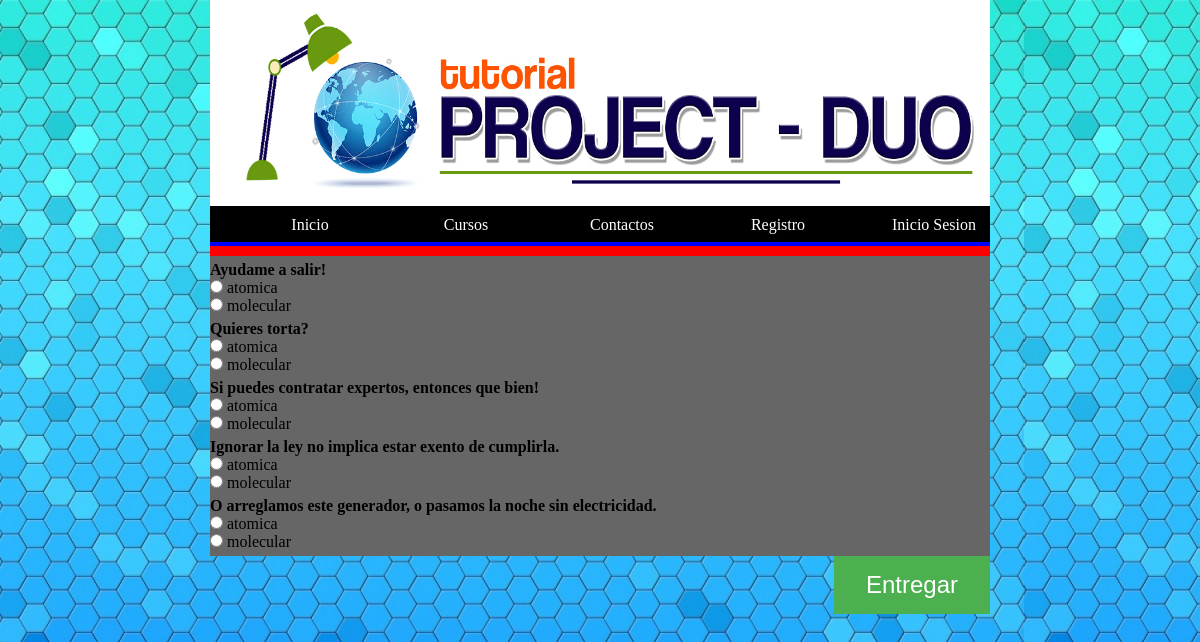
/evaluacion.php?id=1, run on the app's committed database.
### tables this page shows
CREATE TABLE IF NOT EXISTS `preguntas` (
  `id` int(11) NOT NULL AUTO_INCREMENT,
  `capitulos_id` int(11) NOT NULL,
  `pregunta` varchar(256) DEFAULT NULL COMMENT 'que es html?',
  `opciones` varchar(256) DEFAULT NULL COMMENT 'un lenguaje,  una comida, un show de television',
  `respuesta` varchar(45) DEFAULT NULL COMMENT 'un lenguaje',
  PRIMARY KEY (`id`),
  KEY `fk_ejercicios_capitulos1_idx` (`capitulos_id`),
  CONSTRAINT `fk_ejercicios_capitulos1` FOREIGN KEY (`capitulos_id`) REFERENCES `capitulos` (`id`) ON DELETE NO ACTION ON UPDATE NO ACTION
);

### evaluacion.php (the view, shortened to what this page needs)
<?php require('encabezado.php'); ?>
<?php
	require('conneccion.php');
	$query_preguntas = "SELECT * FROM preguntas "
			." where capitulos_id = ".$_GET['id'] ." LIMIT 5";
	$preguntas = $mysqli->query($query_preguntas);
	if($preguntas){
		$preguntas = $preguntas;
	}else{
		$mensaje = "Curso no encontrado";
	}
?>
<form action="evaluacion.php" method="post" >
<div id="banner">
		<?php while( $pregunta = $preguntas->fetch_array(MYSQLI_ASSOC) ) { ?>
			<div style="width: 100%; padding-top: 5px;">
			<label><?php  echo $pregunta['pregunta']; ?></label><br>
			<?php
				$opciones = explode(',',$pregunta['opciones']);
				for($i = 0; $i < count($opciones); $i++) {
			 ?>
			<input type="radio"
				name="<?php echo $pregunta['id']; ?>"
				value="<?php echo $opciones[$i]; ?>" >
				<?php echo $opciones[$i]; ?>
			<br>
			<?php } ?>
			</div>
		<?php } ?>
</div>
<div style="width:100%; position:relative;" >
			<button type="submit" class="btn btn-verde btn-grande derecha " >
				Entregar
			</button>
		</div>
</form>

### estilos/estilos.css (style rules this page uses)
* { border:0; margin: 0; padding: 0; }
body { background:url(../img/image1.jpg); }
header, #banner, #noticias, #tienda, #marcas { background: #fff; width: 780px; max-height: 256px; }
#banner { background: #666; min-height: 300px; overflow: hidden; }
.btn { border: none; color: white; padding: 15px 32px; text-align: center; text-decoration: none; display: inline-block; font-size: 16px; }
.btn-grande { font-size: 24px; }
.btn.btn-verde { background-color: #4CAF50; }
.derecha { float:right; }
label { font-weight: bolder; }

### data on the page
preguntas: pregunta "Ayudame a salir!", opciones "atomica", opciones "molecular"
preguntas: pregunta "Quieres torta?", opciones "atomica", opciones "molecular"
preguntas: pregunta "Si puedes contratar expertos, entonces que bien!", opciones "atomica", opciones "molecular"
preguntas: pregunta "Ignorar la ley no implica estar exento de cumplirla.", opciones "atomica", opciones "molecular"
preguntas: pregunta "O arreglamos este generador, o pasamos la noche sin electricidad.", opciones "atomica", opciones "molecular"
